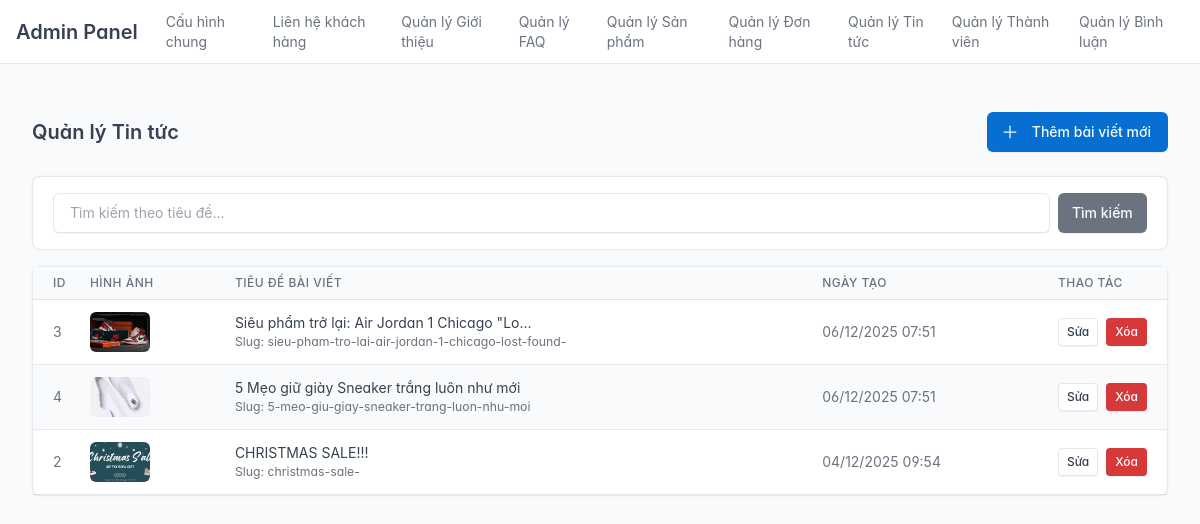
/public/index.php?url=admin/news/list (signed in), run on the app's committed database.
### tables this page shows
CREATE TABLE `news` (
  `id` int(11) NOT NULL,
  `title` varchar(255) NOT NULL,
  `content` text NOT NULL,
  `featured_image_url` varchar(255) DEFAULT NULL,
  `author_id` int(11) DEFAULT NULL,
  `slug` varchar(255) NOT NULL,
  `seo_title` varchar(255) DEFAULT NULL,
  `seo_description` varchar(255) DEFAULT NULL,
  `seo_keywords` varchar(255) DEFAULT NULL,
  `created_at` timestamp NOT NULL DEFAULT current_timestamp(),
  `updated_at` timestamp NOT NULL DEFAULT current_timestamp() ON UPDATE current_timestamp()
);

### app/controllers/admin/AdminNewsController.php (called while the page is built, shortened)
<?php
require_once APPROOT . "/models/News.php";
class AdminNewsController {
    private $newsModel;
    public function __construct() {
        $this->newsModel = new News();
    }
    public function list() {
        $keyword = $_GET['search'] ?? null;
        $newsList = $this->newsModel->all($keyword);
        $title = "Quản lý Tin tức";
        require APPROOT . "/views/admin/news/list.php";
        require APPROOT . "/views/admin/layouts/admin_layout.php";
    }
}

### app/libraries/Database.php (called while the page is built, shortened)
<?php
class Database
{
    private $host = DB_HOST;
    private $user = DB_USER;
    private $pass = DB_PASS;
    private $dbname = DB_NAME;
    private $dbh;
    private $stmt;
    public function __construct()
    {
        $dsn = 'mysql:host=' . $this->host . ';dbname=' . $this->dbname . ';charset=utf8';
        $options = [
            PDO::ATTR_PERSISTENT => true,
            PDO::ATTR_ERRMODE => PDO::ERRMODE_EXCEPTION,
            PDO::ATTR_DEFAULT_FETCH_MODE => PDO::FETCH_OBJ,
            PDO::ATTR_EMULATE_PREPARES => false,
        ];
        try
        {
            $this->dbh = new PDO($dsn, $this->user, $this->pass, $options);
        }
        catch (PDOException $e)
        {
            $this->error = $e->getMessage();
            echo $this->error;
        }
    }
    public function query($sql)
    {
        $this->stmt = $this->dbh->prepare($sql);
    }
    public function execute()
    {
        return $this->stmt->execute();
    }
    public function resultSet()
    {
        $this->execute();
        return $this->stmt->fetchAll();
    }
}

### app/models/News.php (called while the page is built, shortened)
<?php
class News {
    private $db;
    public function __construct() {
        $this->db = new Database();
    }
    public function all($keyword = null) {
        $sql = "SELECT * FROM news";
        $sql .= " ORDER BY created_at DESC";
        $this->db->query($sql);
        return $this->db->resultSet();
    }
}

### app/views/admin/news/list.php (the view, shortened to what this page needs)
<div class="container-xl">
    <div class="page-header d-print-none mb-4">
        <div class="row g-2 align-items-center">
            <div class="col">
                <h2 class="page-title">
                    <?= $title ?>
                </h2>
            </div>
            <div class="col-auto ms-auto d-print-none">
                <a href="<?= URLROOT ?>/public/index.php?url=admin/news/create" class="btn btn-primary d-none d-sm-inline-block">
                    Thêm bài viết mới
                </a>
            </div>
        </div>
    </div>
    <div class="card mb-3">
        <div class="card-body">
            <form action="" method="GET" class="d-flex gap-2">
                <input type="text" name="search" class="form-control" placeholder="Tìm kiếm theo tiêu đề..." value="<?= $_GET['search'] ?? '' ?>">
                <button type="submit" class="btn btn-secondary">Tìm kiếm</button>
            </form>
        </div>
    </div>
    <div class="card">
        <div class="table-responsive">
            <table class="table table-vcenter card-table table-striped">
                <thead>
                    <tr>
                        <th class="w-1">ID</th>
                        <th>Hình ảnh</th>
                        <th>Tiêu đề bài viết</th>
                        <th>Ngày tạo</th>
                        <th class="w-1">Thao tác</th>
                    </tr>
                </thead>
                <tbody>
                    <?php if (empty($newsList)): ?>
                        <tr>
                            <td colspan="5" class="text-center py-4 text-muted">Chưa có bài viết nào.</td>
                        </tr>
                    <?php else: ?>
                        <?php foreach ($newsList as $item): ?>
                        <tr>
                            <td><span class="text-muted"><?= $item->id ?></span></td>
                            <td>
                                <?php if (!empty($item->featured_image_url)): ?>
                                    <img src="<?= URLROOT . $item->featured_image_url ?>" alt="Thumb" class="rounded" style="width: 60px; height: 40px; object-fit: cover;">
                                <?php else: ?>
                                    <span class="text-muted fst-italic">Không có ảnh</span>
                                <?php endif; ?>
                            </td>
                            <td>
                                <div class="font-weight-medium text-truncate" style="max-width: 300px;">
                                    <?= htmlspecialchars($item->title) ?>
                                </div>
                                <div class="text-muted small">Slug: <?= $item->slug ?></div>
                            </td>
                            <td class="text-nowrap text-muted">
                                <?= date('d/m/Y H:i', strtotime($item->created_at)) ?>
                            </td>
                            <td>
                                <div class="btn-list flex-nowrap">
                                    <a href="<?= URLROOT ?>/public/index.php?url=admin/news/edit&id=<?= $item->id ?>" class="btn btn-white btn-sm">
                                        Sửa
                                    </a>
                                    <a href="<?= URLROOT ?>/public/index.php?url=admin/news/delete&id=<?= $item->id ?>"
                                       class="btn btn-danger btn-sm"
                                       onclick="return confirm('Bạn có chắc chắn muốn xóa bài viết này không?');">
                                        Xóa
                                    </a>
                                </div>
                            </td>
                        </tr>
                        <?php endforeach; ?>
                    <?php endif; ?>
                </tbody>
            </table>
        </div>
    </div>
</div>

### data on the page
news: id "3", featured_image_url (picture), title "Siêu phẩm trở lại: Air Jordan 1 Chicago \"Lo…", slug "sieu-pham-tro-lai-air-jordan-1-chicago-lost-found-", created_at "06/12/2025 07:51"
news: id "4", featured_image_url (picture), title "5 Mẹo giữ giày Sneaker trắng luôn như mới", slug "5-meo-giu-giay-sneaker-trang-luon-nhu-moi", created_at "06/12/2025 07:51"
news: id "2", featured_image_url (picture), title "CHRISTMAS SALE!!!", slug "christmas-sale-", created_at "04/12/2025 09:54"

### other printed values
$title "Quản lý Tin tức"
